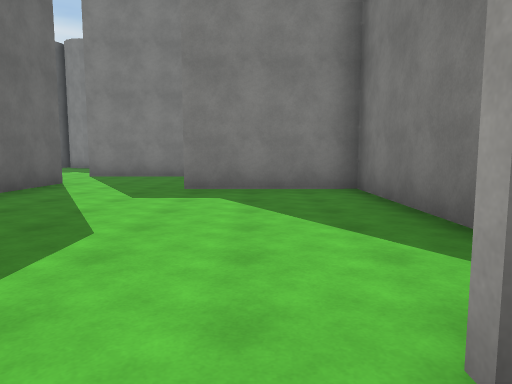
View 1 (above)

24 first-person views from a walk through a 3-D level made in the Unity game engine. The camera is 1.4 m above the floor, tilts 6° down and sees 70° across. The floor is counted in squares, 2.4 m on a side. Each view is taken from the middle of a square. On the plan, view 1 faces up. The plan holds only what a view shows up to about 10 squares ahead; the rest is blank. The place goes on beyond the plan. The player is left out. Surface patterns are stand-ins for the level's own textures.

View 2
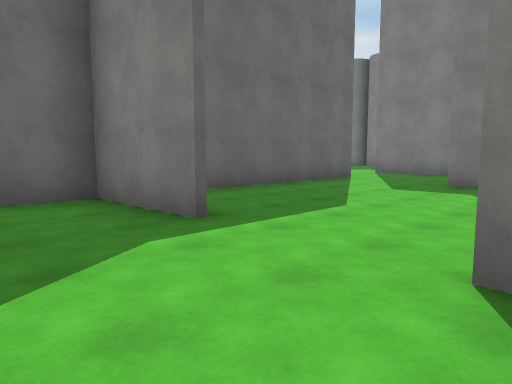

View 3
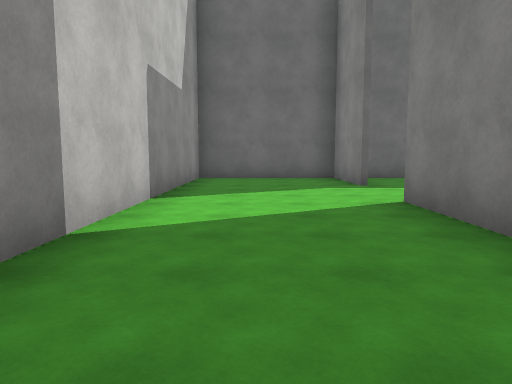

View 4
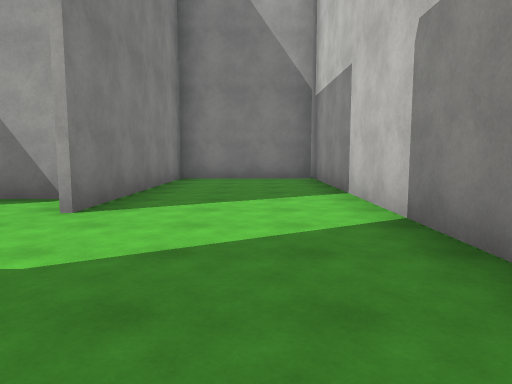

View 5
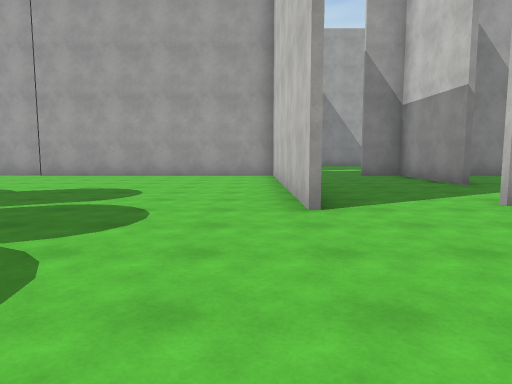

View 6
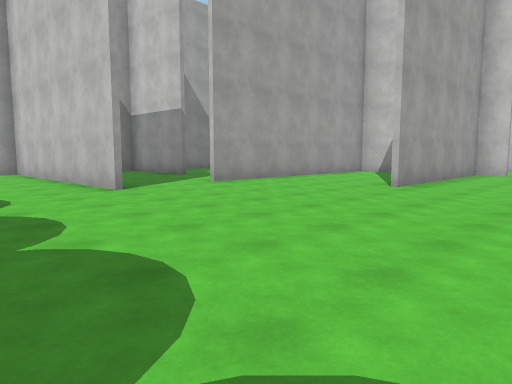

View 7
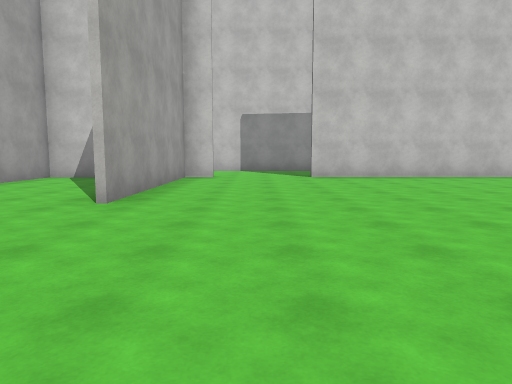

View 8
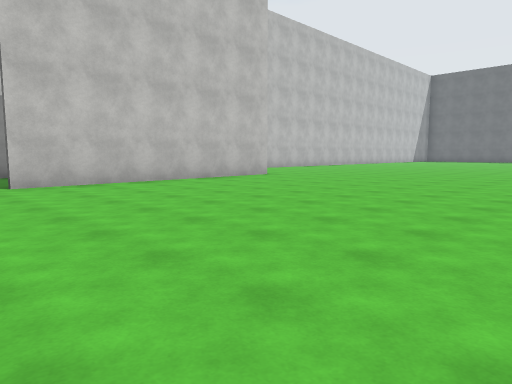

View 9
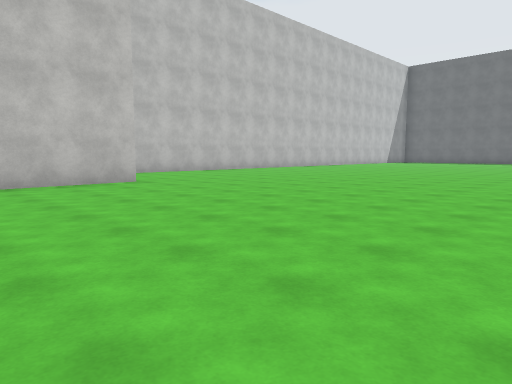

View 10
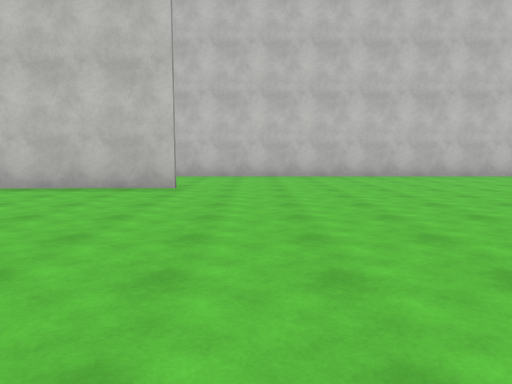

View 11
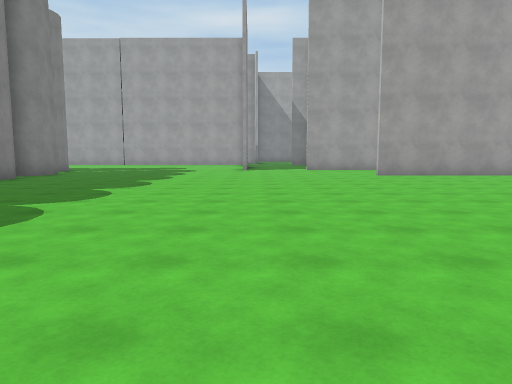

View 12
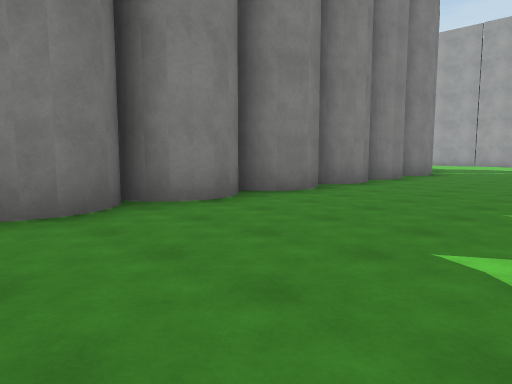

View 13
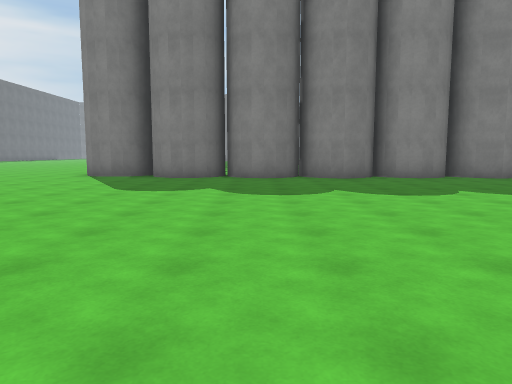

View 14
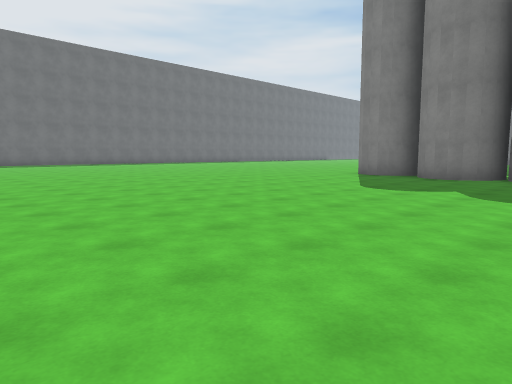

View 15
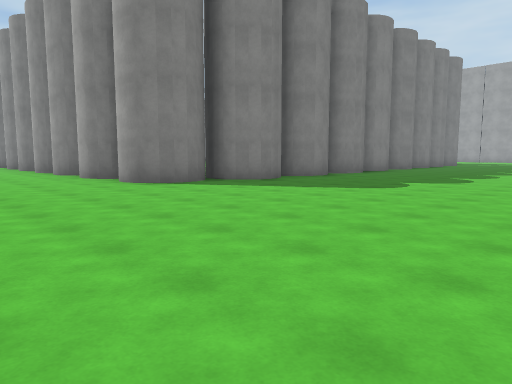

View 16
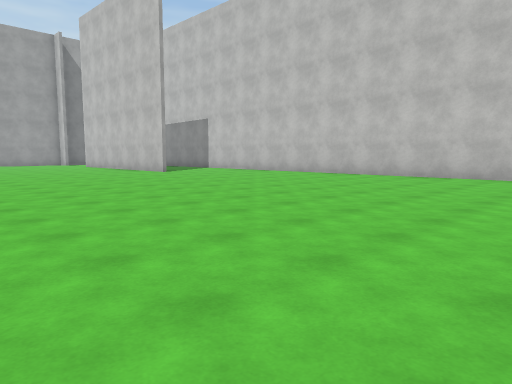

View 17
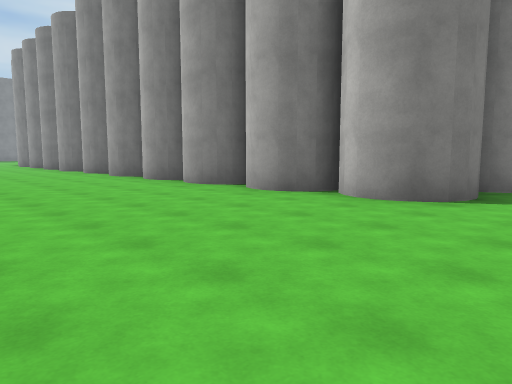

View 18
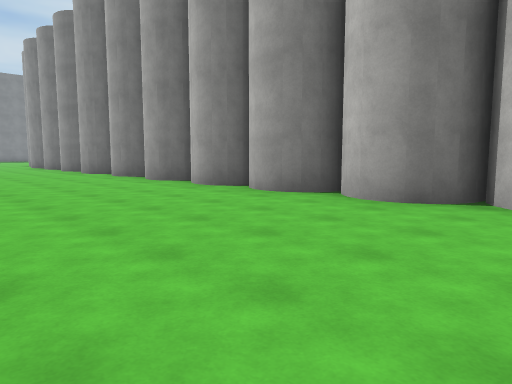

View 19
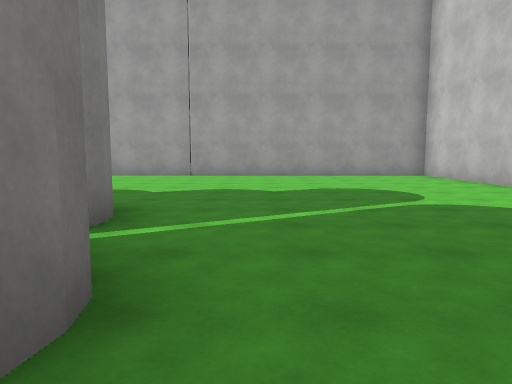

View 20
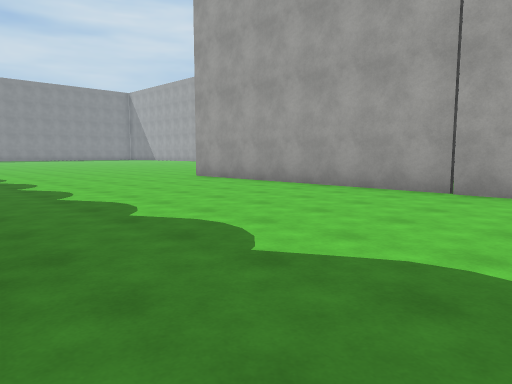

View 21
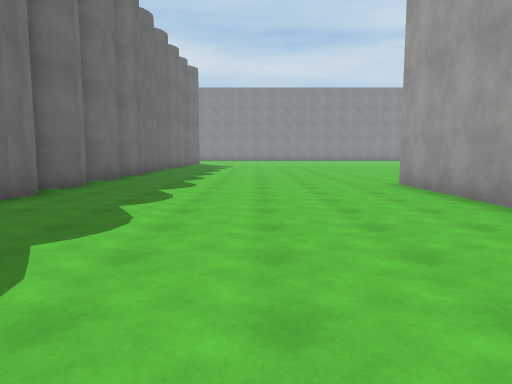

View 22
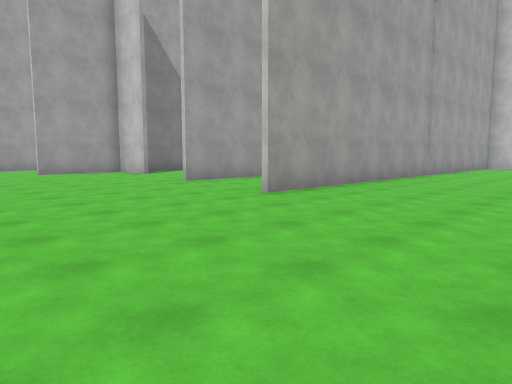

View 23
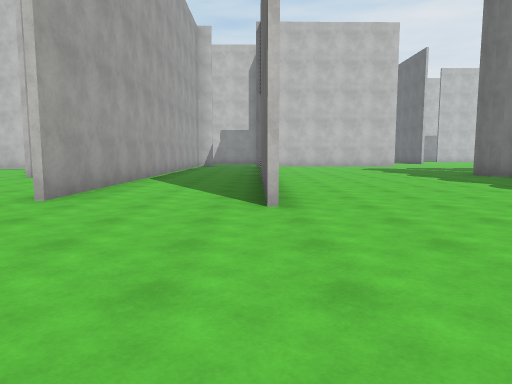

View 24
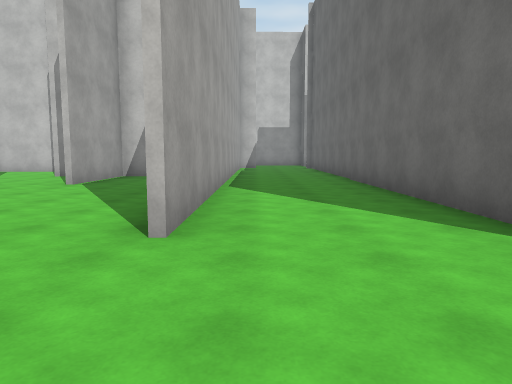

### Floor plan
Key: @ floor where view 1 was taken; # wall or solid block; . floor.
Columns run from 27 left of view 1 to 8 right of it. Each row starts with its distance up from view 1.
 26   ...#                   .....
 25   ...#                #...........
 24  ....#                #.............
 23  ...##                #.............
 22  ...##                #......#......
 21  ....#                #......#..#..
 20  ....#                #......#..#..
 19 .....#                 ......#..#...
 18 .....#                 ......#..#...
 17 .....#                #......#..#..#
 16 .....##########      ###.....#..#..#
 15 .......###############.......#..# .#
 14 .............................#..# ##
 13   ...........................#
 12  ............................#
 11  ............................#
 10 .............................#
  9 .......................#######
  8 ..............................
  7 .......................#.....#
  6 .......................#..####
  5 ....................#..#.....#
  4 ....................#..#.....#
  3  ...................#..#.....#
  2  ...................# .#.....#
  1  ..........######...######..######
  0  ..........      ...   #...@.....#
 -1  ...........           #.........#
 -2   ..........           #.........#
 -3   ##########           ###########

Positions as (right, up) in squares from view 1, and headings:
1: (0, 0), facing up
2: (1, -1), facing up-left
3: (5, -1), facing left
4: (-3, -1), facing right
5: (-8, 10), facing right
6: (-10, 12), facing down-right
7: (-9, 10), facing down
8: (-9, 8), facing down-left
9: (-13, 8), facing down-left
10: (-18, 7), facing down
11: (-17, 9), facing right
12: (-17, 11), facing up-right
13: (-18, 6), facing up
14: (-17, 6), facing up-left
15: (-26, 9), facing up-right
16: (-27, 7), facing down-right
17: (-27, 14), facing up-right
18: (-27, 16), facing up-right
19: (-8, 14), facing right
20: (-4, 14), facing up-right
21: (-1, 15), facing up
22: (-2, 26), facing down-right
23: (2, 26), facing down
24: (4, 24), facing down
